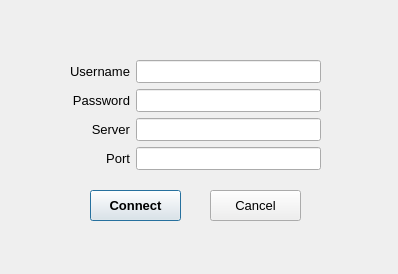
<?xml version="1.0" encoding="UTF-8"?>
<ui version="4.0">
 <class>connectionDlg</class>
 <widget class="QDialog" name="connectionDlg">
  <property name="windowModality">
   <enum>Qt::ApplicationModal</enum>
  </property>
  <property name="geometry">
   <rect>
    <x>0</x>
    <y>0</y>
    <width>398</width>
    <height>274</height>
   </rect>
  </property>
  <property name="windowTitle">
   <string>Dialog</string>
  </property>
  <widget class="QPushButton" name="connectBtn">
   <property name="geometry">
    <rect>
     <x>90</x>
     <y>190</y>
     <width>91</width>
     <height>31</height>
    </rect>
   </property>
   <property name="font">
    <font>
     <pointsize>10</pointsize>
     <weight>75</weight>
     <bold>true</bold>
    </font>
   </property>
   <property name="text">
    <string>Connect</string>
   </property>
  </widget>
  <widget class="QPushButton" name="cancelBtn">
   <property name="geometry">
    <rect>
     <x>210</x>
     <y>190</y>
     <width>91</width>
     <height>31</height>
    </rect>
   </property>
   <property name="font">
    <font>
     <pointsize>10</pointsize>
     <weight>50</weight>
     <bold>false</bold>
    </font>
   </property>
   <property name="text">
    <string>Cancel</string>
   </property>
  </widget>
  <widget class="QWidget" name="">
   <property name="geometry">
    <rect>
     <x>70</x>
     <y>60</y>
     <width>251</width>
     <height>110</height>
    </rect>
   </property>
   <layout class="QFormLayout" name="formLayout">
    <item row="0" column="0">
     <layout class="QVBoxLayout" name="verticalLayout_2">
      <item>
       <widget class="QLabel" name="label">
        <property name="font">
         <font>
          <pointsize>10</pointsize>
         </font>
        </property>
        <property name="text">
         <string>Username</string>
        </property>
        <property name="alignment">
         <set>Qt::AlignRight|Qt::AlignTrailing|Qt::AlignVCenter</set>
        </property>
       </widget>
      </item>
      <item>
       <widget class="QLabel" name="label_2">
        <property name="font">
         <font>
          <pointsize>10</pointsize>
         </font>
        </property>
        <property name="text">
         <string>Password</string>
        </property>
        <property name="alignment">
         <set>Qt::AlignRight|Qt::AlignTrailing|Qt::AlignVCenter</set>
        </property>
       </widget>
      </item>
      <item>
       <widget class="QLabel" name="label_3">
        <property name="font">
         <font>
          <pointsize>10</pointsize>
         </font>
        </property>
        <property name="text">
         <string>Server</string>
        </property>
        <property name="alignment">
         <set>Qt::AlignRight|Qt::AlignTrailing|Qt::AlignVCenter</set>
        </property>
       </widget>
      </item>
      <item>
       <widget class="QLabel" name="label_4">
        <property name="font">
         <font>
          <pointsize>10</pointsize>
         </font>
        </property>
        <property name="text">
         <string>Port</string>
        </property>
        <property name="alignment">
         <set>Qt::AlignRight|Qt::AlignTrailing|Qt::AlignVCenter</set>
        </property>
       </widget>
      </item>
     </layout>
    </item>
    <item row="0" column="1">
     <layout class="QVBoxLayout" name="verticalLayout">
      <item>
       <widget class="QLineEdit" name="userTxt">
        <property name="font">
         <font>
          <pointsize>10</pointsize>
         </font>
        </property>
       </widget>
      </item>
      <item>
       <widget class="QLineEdit" name="passTxt">
        <property name="font">
         <font>
          <pointsize>10</pointsize>
         </font>
        </property>
       </widget>
      </item>
      <item>
       <widget class="QLineEdit" name="serverTxt">
        <property name="font">
         <font>
          <pointsize>10</pointsize>
         </font>
        </property>
       </widget>
      </item>
      <item>
       <widget class="QLineEdit" name="portTxt">
        <property name="font">
         <font>
          <pointsize>10</pointsize>
         </font>
        </property>
       </widget>
      </item>
     </layout>
    </item>
   </layout>
  </widget>
 </widget>
 <tabstops>
  <tabstop>userTxt</tabstop>
  <tabstop>passTxt</tabstop>
  <tabstop>serverTxt</tabstop>
  <tabstop>portTxt</tabstop>
  <tabstop>connectBtn</tabstop>
  <tabstop>cancelBtn</tabstop>
 </tabstops>
 <resources/>
 <connections/>
</ui>
